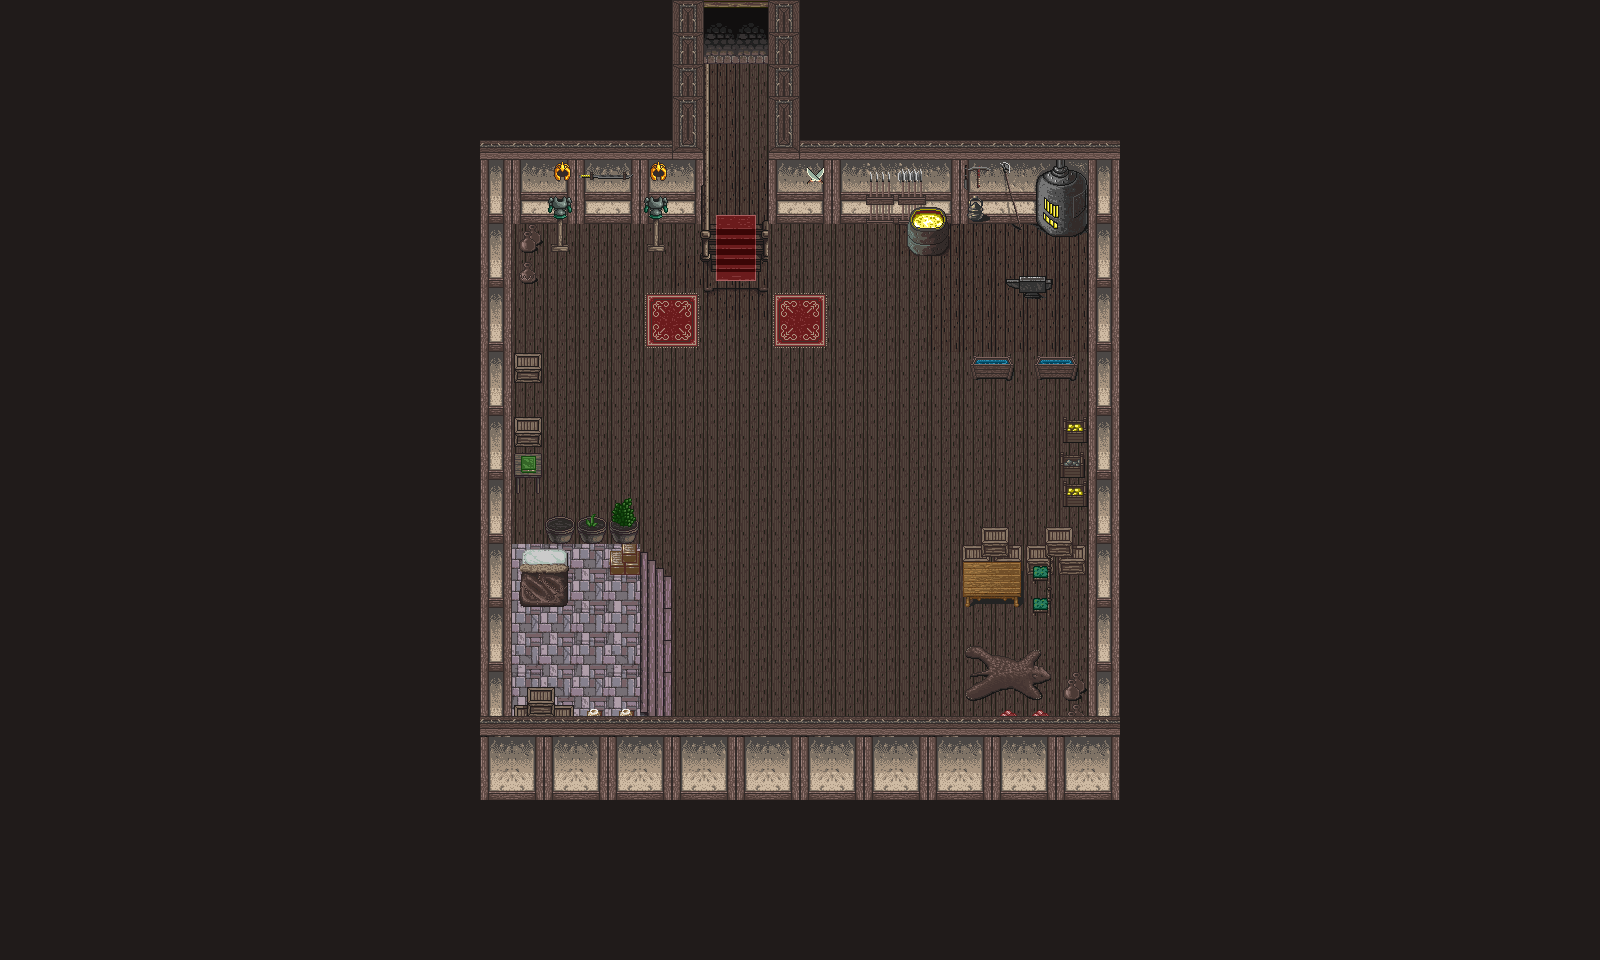

Below is a game level as drawn by its tile map, then a one-line description and the .tmx that defines it (tile-layer data replaced by summaries):
An orthogonal 50x30 tile map with 32x32 px tiles, 5 tile layers (Boden, behindPlayer, behindplayerbeforewalls, beforePlayer, ...), 3 tilesets and 28 objects (25x Wall, Goal, Hero, Critter).

<map version="1.0" orientation="orthogonal" renderorder="right-down" width="50" height="30" tilewidth="32" tileheight="32" nextobjectid="38">
 <tileset firstgid="1" name="hyptosis_tile-art-batch-4" tilewidth="32" tileheight="32" tilecount="900">
  <image source="LevelArt/hyptosis_tile-art-batch-4.png" width="960" height="960" />
 </tileset>
 <tileset firstgid="901" name="hyptosis_tile-art-batch-5" tilewidth="32" tileheight="32" tilecount="722">
  <image source="LevelArt/hyptosis_tile-art-batch-5.png" width="636" height="1219" />
 </tileset>
 <tileset firstgid="1623" name="hyptosis_til-art-batch-2" tilewidth="32" tileheight="32" tilecount="900">
  <image source="LevelArt/hyptosis_til-art-batch-2.png" width="960" height="960" />
 </tileset>
 <layer name="Boden" width="50" height="30">
  <data>[1500 cells, 1500 non-empty, 17 distinct tile ids]</data>
 </layer>
 <layer name="behindPlayer" width="50" height="30">
  <data>[1500 cells, 128 non-empty, 56 distinct tile ids]</data>
 </layer>
 <layer name="behindplayerbeforewalls" width="50" height="30">
  <data>[1500 cells, 52 non-empty, 39 distinct tile ids]</data>
 </layer>
 <layer name="beforePlayer" width="50" height="30">
  <data>[1500 cells, 66 non-empty, 11 distinct tile ids]</data>
 </layer>
 <layer name="top" width="50" height="30">
  <data>[1500 cells, 26 non-empty, 3 distinct tile ids]</data>
 </layer>
 <objectgroup name="walls" visible="0">
  <object id="1" name="Wall" type="Wall" x="479" y="140" width="229" height="78" />
  <object id="2" name="Wall" type="Wall" x="767" y="145" width="346" height="72" />
  <object id="3" name="Wall" type="Wall" x="904" y="218" width="50" height="36" />
  <object id="4" name="Wall" type="Wall" x="1089" y="218" width="28" height="578" />
  <object id="5" name="Wall" type="Wall" x="480" y="747" width="607" height="50" />
  <object id="6" name="Wall" type="Wall" x="479" y="219" width="30" height="524" />
  <object id="7" name="Wall" type="Wall" x="518" y="358" width="23" height="20" />
  <object id="8" name="Wall" type="Wall" x="515" y="420" width="27" height="24" />
  <object id="9" name="Wall" type="Wall" x="521" y="547" width="46" height="58" />
  <object id="10" name="Wall" type="Wall" x="510" y="540" width="132" height="10" />
  <object id="11" name="Wall" type="Wall" x="961" y="548" width="123" height="25" />
  <object id="12" name="Wall" type="Wall" x="965.667" y="584.333" width="55" height="23.6667" />
  <object id="15" name="Wall" type="Wall" x="971" y="356" width="40" height="20" />
  <object id="16" name="Wall" type="Wall" x="1036" y="359" width="39" height="18" />
  <object id="17" name="Wall" type="Wall" x="1007" y="279" width="42" height="17" />
  <object id="19" name="Wall" type="Wall" x="671" y="3" width="35" height="133" />
  <object id="20" name="Wall" type="Wall" x="766" y="2" width="36" height="138" />
  <object id="21" name="Wall" type="Wall" x="1065" y="424" width="21" height="16" />
  <object id="22" name="Wall" type="Wall" x="1065" y="454" width="21" height="22" />
  <object id="23" name="Wall" type="Wall" x="1065" y="489" width="21" height="18" />
  <object id="27" name="Wall" type="Wall" x="1034.5" y="593.333" width="14.1667" height="10.5" />
  <object id="28" name="Goal" type="Goal" x="709" y="7" width="54" height="45" />
  <object id="31" name="Hero" type="Hero" x="580" y="635" width="33" height="32" />
  <object id="33" name="Critter" type="Critter" x="954" y="443" width="32" height="33" />
  <object id="34" name="Wall" type="Wall" x="697.5" y="223" width="11.5" height="59.5" />
  <object id="35" name="Wall" type="Wall" x="761.25" y="220.25" width="11.5" height="59.5" />
  <object id="36" name="Wall" type="Wall" x="610" y="549" width="29" height="20" />
  <object id="37" name="Wall" type="Wall" x="512" y="453" width="30" height="27" />
 </objectgroup>
</map>
